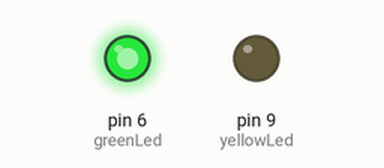
Recording of a sketch running on a simulated Arduino Uno, built with avr-gcc and run on an emulated ATmega328P. On the bench: output pins drawn as LEDs (lit = HIGH).

Above: at 0.1 s.
At 2.9 s:
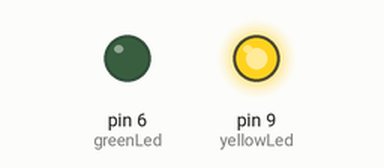
At 7.1 s:
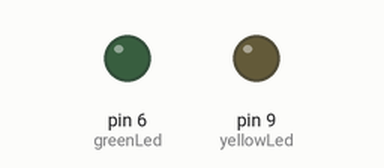
Timing chart, 0 to 7.4 s (numbered marks = the images above):
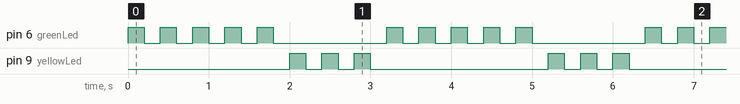

Measured:
- by itself, pin 6 (greenLed): repeats every 3.2 s: 4 × (LOW 0.20 s, HIGH 0.20 s), LOW 1.4 s, HIGH 0.20 s
- by itself, pin 9 (yellowLed): repeats every 3.2 s: 2 × (LOW 0.20 s, HIGH 0.20 s), LOW 2.2 s, HIGH 0.20 s
- by itself, everything shown: repeats every 3.2 s, in 16 steps

The sketch:

Loops.ino
```cpp
int yellowLed = 9;
int greenLed = 6;
int yellowTime = 200;
int greenTime = 200;
int yellowBlink = 3;
int greenBlink = 5;
int j;
void setup() {
  // put your setup code here, to run once:
  pinMode(greenLed , OUTPUT);
  pinMode(yellowLed , OUTPUT);
}

void loop() {
  // put your main code here, to run repeatedly:
  for(j = 1 ; j <= greenBlink ; j = j + 1){
  digitalWrite(greenLed , HIGH);
  delay(greenTime);
  digitalWrite(greenLed , LOW);
  delay(greenTime);
  }
  for(j = 1 ; j <= yellowBlink; j = j + 1) {
  digitalWrite(yellowLed , HIGH);
  delay(yellowTime);
  digitalWrite(yellowLed , LOW);
  delay(yellowTime);
  }
}
```
